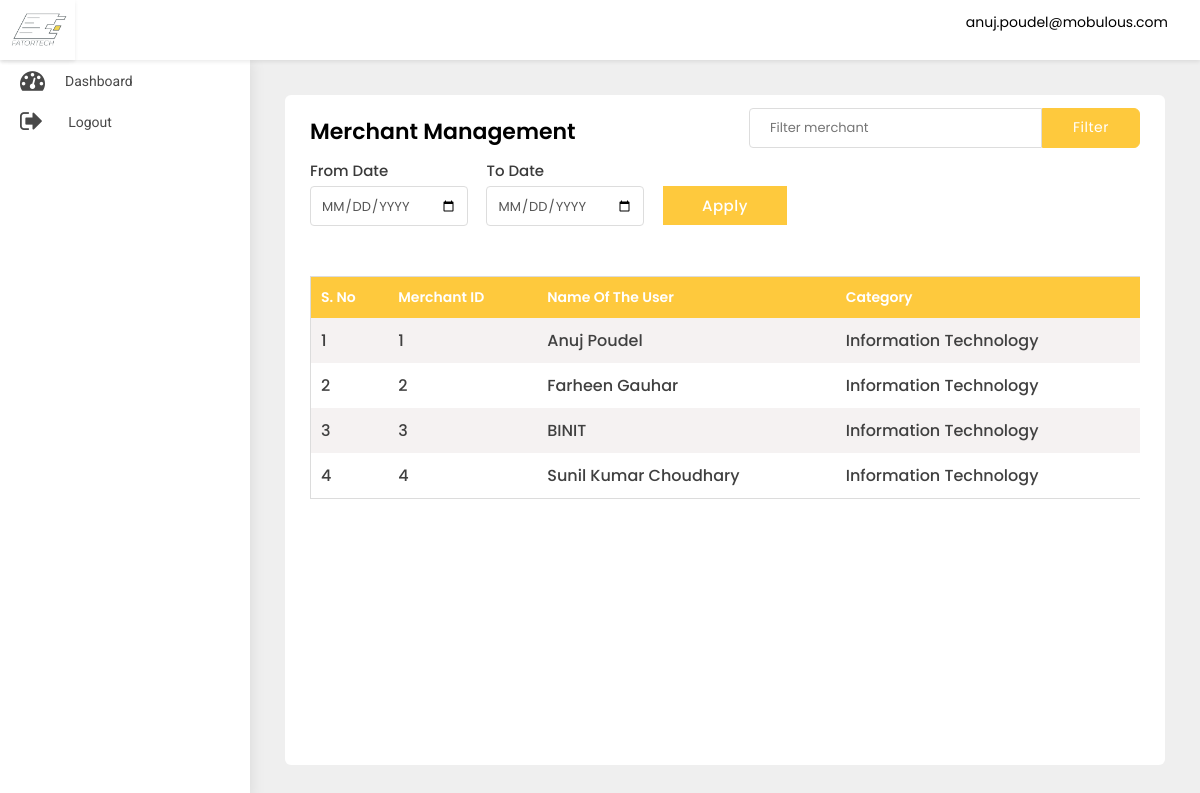
/adminpanel/merchant-list/ (signed in), run on the app's committed database.
### src/models.py (models this page shows, shortened)
class User(AbstractBaseUser, PermissionsMixin):
    first_name = models.CharField(default='first name', max_length=100)
    last_name = models.CharField(default='', max_length=100, null=True, blank=True)
    email = models.CharField(default='', max_length=255, unique=True)
    country_code = models.CharField(default='+91', max_length=10)
    phone_number = models.CharField(default='', max_length=18)
    profile_pic = models.ImageField(default='default_profile.png', null=True, blank=True)
    device_token = models.CharField(default='', max_length=500, null=True, blank=True)
    password = models.CharField(default='', max_length=100)
    confirm_password = models.CharField(default='', max_length=100)
    is_merchant = models.BooleanField(default=False)
    is_subadmin = models.BooleanField(default=False)
    created_at = models.DateTimeField(auto_now_add=True)
    is_active = models.BooleanField(default=True)
    is_staff = models.BooleanField(default=False)
    can_manage_merchant = models.BooleanField(default=False)
    can_manage_category = models.BooleanField(default=False)
    can_manage_branch = models.BooleanField(default=False)
    can_manage_receipts = models.BooleanField(default=False)
    can_manage_dashboard = models.BooleanField(default=False)
    objects = UserManager()
    USERNAME_FIELD = 'email'
    class Meta:
        ordering = ('-created_at',)

class Merchant(models.Model):
    full_name = models.CharField(default='', max_length=200)
    profile_pic = models.ImageField(default='default_profile.png', null=True, blank=True)
    category = models.ForeignKey(Category, on_delete=models.CASCADE)
    email = models.EmailField()
    password = models.CharField(default='', max_length=100)
    confirm_password = models.CharField(default='', max_length=100)
    created_at = models.DateTimeField(auto_now_add=True)
    commercial_id = models.CharField(default='', max_length=256)
    address = models.CharField(default='', max_length=2000)

class Category(models.Model):
    category_name = models.CharField(default='', max_length=100)

### adminpanel/views.py (the view)
# urls.py: path('merchant-list/', MerchantList.as_view(), name='merchant-list'),
class MerchantList(LoginRequiredMixin, ListView):
    login_url = 'adminpanel:login'
    model = Merchant
    template_name = 'merchant_list.html'
    paginate_by = 5
    def get(self, request, *args, **kwargs):
        qs = self.request.GET.get('qs')
        print('---------', qs)
        print('---------', type(qs))
        try:
            merchant = Merchant.objects.filter(email=qs)
            print('>>>>>>>>>>>>>>>>', merchant)
        except Exception as e:
            print(e)
        if qs:
            search = Merchant.objects.filter(Q(full_name__icontains=qs) |
                                             Q(category__category_name__icontains=qs) |
                                             Q(email__icontains=qs) |
                                             Q(id__icontains=qs) |
                                             Q(commercial_id__icontains=qs))
            search_count = len(search)
            context = {
                'search': search,
            }
            if search:
                messages.info(self.request, str(search_count) + ' matches found')
                return render(self.request, 'merchant_list.html', context)
            else:
                messages.info(self.request, 'No results found')
                return render(self.request, 'merchant_list.html', context)
        else:
            users = Merchant.objects.all()
            myfilter = MerchantFilter(self.request.GET, queryset=users)
            users = myfilter.qs
            print(users.count())
            print('Commercial id ', [x.commercial_id for x in users])
            paginator = Paginator(users, self.paginate_by)
            page_number = self.request.GET.get('page')
            page_obj = paginator.get_page(page_number)
            context = {
                'object_list': users,
                'myfilter': myfilter,
                'pages': page_obj,
            }
            return render(self.request, "merchant_list.html", context)

### adminpanel/templates/merchant_list.html (shortened to what this page needs)
{% extends 'base-ereceipt.html' %}
{% block body %}
<div class="WrapperArea">
    <div class="WrapperBox">
        <div class="Small-Wrapper">
            <div class="SearchBox">
                <form action="" method="get">
                    <input type="text" name="qs" placeholder="Filter merchant">
                    <button>Filter</button>
                </form>
            </div>
            <h4 class="Title">Merchant Management</h4>
            <div class="Filter">
                <form method="get">
                    <div class="form-group">
                        <label>From Date</label>
                        <input type="date" name="from_date" class="form-control">
                    </div>
                    <div class="form-group">
                        <label>To Date</label>
                        <input type="date" name="to_date" class="form-control">
                    </div>
                    <div class="form-group">
                        <label>&nbsp;</label>
                        <button class="Button" type="submit">Apply</button>
                    </div>
                </form>
            </div>
            {% if search %}
            <div class="TableList">
                <div class="dragscroll">
                    <table style="width: 150vw">
                        <thead>
                        <tr>
                            <th>S. No</th>
                            <th>User ID</th>
                            <th>Name of the user</th>
                            <th>Category</th>
                            <th>Commerce Id</th>
                            <th>Email id</th>
                            <th>Registration Date</th>
                            <th>action</th>
                        </tr>
                        </thead>
                        <tbody>
                        {% for object in search %}
                        <tr>
                            <td>{{forloop.counter}}</td>
                            <td>{{object.id}}</td>
                            <td>{{object.full_name}}</td>
                            <td>{{object.category.category_name}}</td>
                            <td>{{object.commercial_id}}</td>
                            <td>{{object.email}}</td>
                            <td>{{object.created_at|date:'M. d, Y'}}</td>
                            <td>
                                <a class="Blue" href="{% url 'adminpanel:merchant-detail' object.id %}">
                                    <i class="fa fa-eye"></i>
                                </a>
                                <button class="Red deleteButton" value="{{object.id}}" data-toggle="modal"
                                        data-target="#DeleteModal" style="border:none;box-shadow:none;
                                                                                background:transparent;outline:0;">
                                    <i class="fa fa-trash"></i>
                                </button>
                            </td>
                        </tr>
                        {% endfor %}
                        </tbody>
                    </table>
                </div>
            </div>
            {% elif pages %}
            <div class="TableList">
                <div class="dragscroll">
                    <table style="width: 150vw">
                        <thead>
                        <tr>
                            <th>S. No</th>
                            <th>Merchant ID</th>
                            <th>Name of the user</th>
                            <th>Category</th>
                            <th>Commerce Number</th>
                        </tr>
                        </thead>
                        <tbody>
                        {% for object in pages %}
                        <tr>
                            <td>{{forloop.counter}}</td>
                            <td>{{object.id}}</td>
                            <td>{{object.full_name}}</td>
                            <td>{{object.category.category_name}}</td>
                            <td>{{object.commercial_id}}</td>
                        </tr>
                        {% endfor %}
                        </tbody>
                    </table>
                </div>
            </div>
            {% endif %}
        </div>
    </div>
</div>
{% endblock body %}

### adminpanel/templates/base-ereceipt.html (shortened to what this page needs)
{% load static %}
<head>
    <link rel="stylesheet" type="text/css" href="{% static 'adminpanel/css/select2.min.min.css' %}">
    <link type="text/css" rel="stylesheet" href="{% static 'adminpanel/css/style.css' %}">
    <link rel="stylesheet" href="{% static 'adminpanel/css/media.css' %}">
</head>
<body>
<div class="Header">
    <div class="Logo">
        <img src="{% static 'adminpanel/images/logo.jpg' %}">
    </div>
    <div class="Navigation">
        {% if user.is_authenticated %}
        <div class="Avater">
            <a href="javascript:void(0);">
                {{user}} </a>
        </div>
        {% endif %}
    </div>
</div>
<div class="SidenavBar">
    <ul>
        {% if user.is_superuser %}
        <li class="nav-item nav-link {% if request.resolver_match.view_name  == 'adminpanel:dashboard' %}active{% endif %}">
            <a href="{% url 'adminpanel:dashboard'  %}">
                <span><i class="fa fa-tachometer"></i></span> Dashboard
            </a>
        </li>
        <li class="nav-item nav-link {% if request.resolver_match.view_name  == 'adminpanel:users-list' %}active{% endif %}">
            <a href="{% url 'adminpanel:users-list' %}">
                <span><i class="fa fa-user"></i></span> User Management
            </a>
        </li>
        <li class="nav-item nav-link {% if request.resolver_match.view_name  == 'adminpanel:category' %}active{% endif %}">
            <a href="{% url 'adminpanel:category' %}">
                <span><i class="fa fa-list"></i></span> Add Category
            </a>
        </li>
        <li class="nav-item nav-link {% if request.resolver_match.view_name  == 'adminpanel:category-list' %}active{% endif %}">
            <a href="{% url 'adminpanel:category-list' %}">
                <span><i class="fa fa-list-alt"></i></span>Category List
            </a>
        </li>
        <li class="nav-item nav-link {% if request.resolver_match.view_name  == 'adminpanel:add-merchant' %}active{% endif %}">
            <a href="{% url 'adminpanel:add-merchant' %}">
                <span><i class="fa fa-user-plus"></i></span> Add Merchant
            </a>
        </li>
        <li class="nav-item nav-link {% if request.resolver_match.view_name  == 'adminpanel:add-sub-admin' %}active{% endif %}">
            <a href="{% url 'adminpanel:add-sub-admin' %}">
                <span><i class="fa fa-user-plus"></i></span> Add Sub Admin
            </a>
        </li>
        <li class="nav-item nav-link {% if request.resolver_match.view_name  == 'adminpanel:add-branch' %}active{% endif %}">
            <a href="{% url 'adminpanel:add-branch' %}">
                <span><i class="fa fa-building-o"></i></span> Add Branch
            </a>
        </li>
        <li class="nav-item nav-link {% if request.resolver_match.view_name  == 'adminpanel:branch-list' %}active{% endif %}">
            <a href="{% url 'adminpanel:branch-list' %}">
                <span><i class="fa fa-building"></i></span>Branch List
            </a>
        </li>
        <li class="nav-item nav-link {% if request.resolver_match.view_name  == 'adminpanel:banner-list' %}active{% endif %}">
            <a href="{% url 'adminpanel:banner-list' %}">
                <span><i class="fa fa-image"></i></span>Banner List
            </a>
        </li>
        <li class="nav-item nav-link {% if request.resolver_match.view_name  == 'adminpanel:sub-admin-list' %}active{% endif %}">
            <a href="{% url 'adminpanel:sub-admin-list' %}">
                <span><i class="fa fa-users"></i></span>Sub Admin Management
            </a>
        </li>
        <li class="nav-item nav-link {% if request.resolver_match.view_name  == 'adminpanel:merchant-list' %}active{% endif %}">
            <a href="{% url 'adminpanel:merchant-list' %}">
                <span><i class="faImg"><img src="{% static 'adminpanel/images/profession.svg' %}" alt="paid"
                                            class="img-fluid"></i></span>
                <p>Merchant Management</p>
            </a>
        </li>
        <li class="nav-item nav-link {% if request.resolver_match.view_name  == 'adminpanel:receipt-list' %}active{% endif %}">
            <a href="{% url 'adminpanel:receipt-list' %}">
                <span><i class="faImg"><img src="{% static 'adminpanel/images/transaction.svg' %}" alt="paid"
                                            class="img-fluid"></i></span>
                <p>Receipts Management</p>
            </a>
        </li>
        <li class="nav-item nav-link {% if request.resolver_match.view_name  == 'adminpanel:send-notification' %}active{% endif %}">
            <a href="{% url 'adminpanel:send-notification' %}">
                <span><i class="fa fa-bell"></i></span>
                <p>Push Notification</p>
            </a>
        </li>
        <li class="nav-item nav-link {% if request.resolver_match.view_name  == 'adminpanel:static-content' %}active{% endif %}">
            <a href="{% url 'adminpanel:static-content' %}">
                <span><i class="fa fa-font"></i></span>
                <p>Static content Management</p>
            </a>
        </li>
        <li class="nav-item nav-link {% if request.resolver_match.view_name  == 'logout' %}active{% endif %}">
            <a href="{% url 'logout' %}">
                <span><i class="fa fa-sign-out"></i></span>
                <p>Logout</p>
            </a>
        </li>
        {% else %}
        <li class="nav-item nav-link {% if request.resolver_match.view_name  == 'adminpanel:dashboard' %}active{% endif %}">
            <a href="{% url 'adminpanel:dashboard'  %}">
                <span><i class="fa fa-tachometer"></i></span> Dashboard
            </a>
        </li>
        <li class="nav-item nav-link {% if request.resolver_match.view_name  == 'logout' %}active{% endif %}">
            <a href="{% url 'logout' %}">
                <span><i class="fa fa-sign-out"></i></span>
                <p>Logout</p>
            </a>
        </li>
        {% endif %}
    </ul>
</div>
{% block body %}
{% endblock body %}
</body>
</html>

### data on the page
User: email "anuj.poudel@mobulous.com"
Merchant: id "1", full_name "Anuj Poudel", category.category_name "Information Technology"
Merchant: id "2", full_name "Farheen Gauhar", category.category_name "Information Technology"
Merchant: id "3", full_name "BINIT", category.category_name "Information Technology"
Merchant: id "4", full_name "Sunil Kumar Choudhary", category.category_name "Information Technology"
